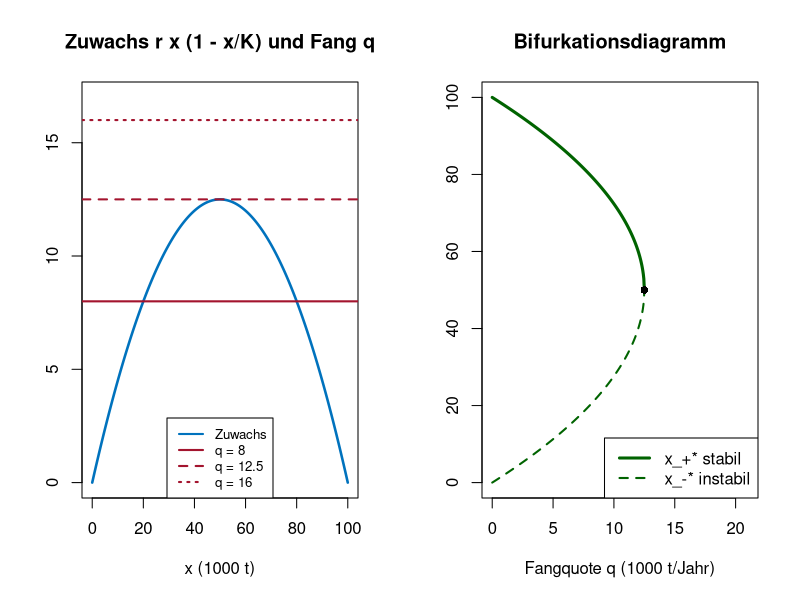

The R script that drew this image:
# Abb. 3.17: Ernte mit fester Fangquote (Buch, Abschnitt 3.3)
# dx/dt = r (1 - x/K) x - q mit r = 0.5, K = 100;  stationär bei x* = K/2 (1 ± sqrt(1 - 4q/(rK))), solange q <= rK/4 = 12.5
# (c) 2026 Philipp Kügler · Programm zum Buch „Dynamische Systeme in den Lebenswissenschaften“ · MIT-Lizenz (siehe LICENSE)
r <- 0.5; K <- 100
gruen <- rgb(0, 0.39, 0)
par(mfrow = c(1, 2))
x <- seq(0, 100, length.out = 300)
plot(x, r * x * (1 - x / K), type = "l", col = rgb(0, 0.447, 0.741), lwd = 2.5, ylim = c(0, 17), xlab = "x (1000 t)", ylab = "",
     main = "Zuwachs r x (1 - x/K) und Fang q")
qs <- c(8, 12.5, 16)
for (i in 1:3) abline(h = qs[i], lty = i, col = rgb(0.64, 0.08, 0.18), lwd = 2)
legend("bottom", legend = c("Zuwachs", sprintf("q = %g", qs)), col = c(rgb(0, 0.447, 0.741), rep(rgb(0.64, 0.08, 0.18), 3)), lty = c(1, 1:3), lwd = 2, cex = 0.8)
q <- seq(0, 12.5, length.out = 300)
w <- sqrt(1 - 4 * q / (r * K))
plot(q, K / 2 * (1 + w), type = "l", col = gruen, lwd = 3, xlim = c(0, 21), ylim = c(0, 100),
     xlab = "Fangquote q (1000 t/Jahr)", ylab = "", main = "Bifurkationsdiagramm")
lines(q, K / 2 * (1 - w), lty = 2, col = gruen, lwd = 2); points(12.5, 50, pch = 16)
legend("bottomright", legend = c("x_+* stabil", "x_-* instabil"), col = gruen, lty = 1:2, lwd = c(3, 2))
for (qq in c(8, 12.5)) {
  ww <- sqrt(1 - 4 * qq / (r * K))
  cat(sprintf("q = %g: x_- = %.2f,  x_+ = %.2f\n", qq, K / 2 * (1 - ww), K / 2 * (1 + ww)))
}
cat(sprintf("größte Fangquote (MSY): q = rK/4 = %g\n", r * K / 4))
